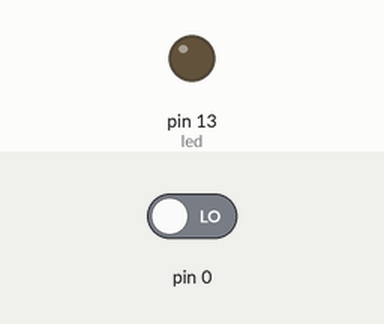
A sketch run on a simulated Arduino Uno, built with avr-gcc and run on an emulated ATmega328P. Shown: output pins drawn as LEDs (lit = HIGH). Inputs (shaded band) come from the test bench; at power-on: pin 0 LOW.

Above: at 1.2 s.
1.3 s: pin 0 driven HIGH
At 2.1 s:
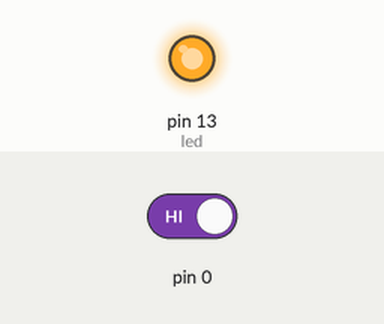
3.8 s: pin 0 driven LOW
Timing chart, 0 to 6.8 s (numbered marks = the images above; inputs shaded):
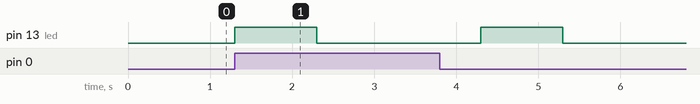

The sketch:

pushbutton.ino
```cpp
int push = 2;
int led  = 13;
void setup() {
  push = LOW;
  pinMode(push,INPUT);// put your setup code here, to run once:
  pinMode(led,OUTPUT);
}

void loop() {
  if(digitalRead(push) == HIGH){
    digitalWrite(led,HIGH);
    delay(1000);
    digitalWrite(led,LOW);
    delay(2000);
    digitalWrite(led,HIGH);
    delay(1000);
  }
  else{
    digitalWrite(led,LOW);
  }
    }
```

Measured:
- after the input at 1.3 s, pin 13 (led): LOW → HIGH at once, → LOW 1.0 s later
